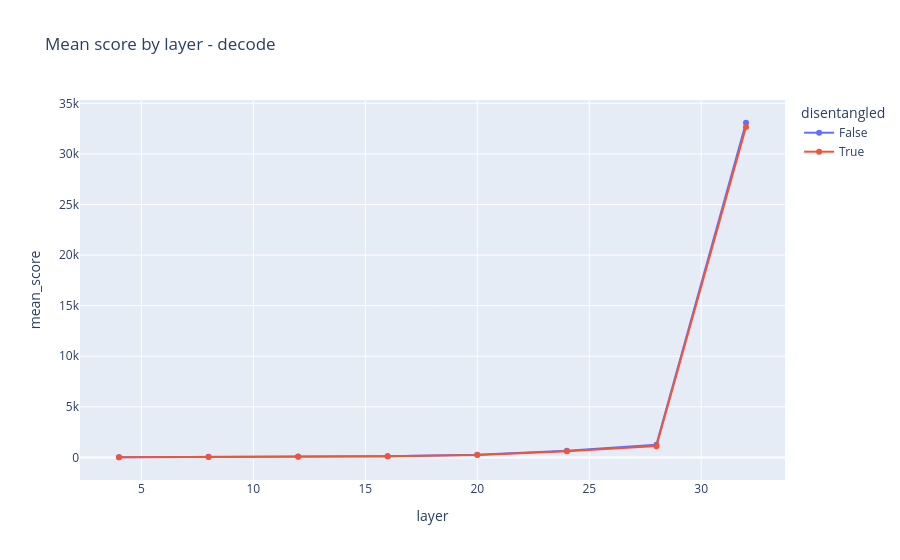
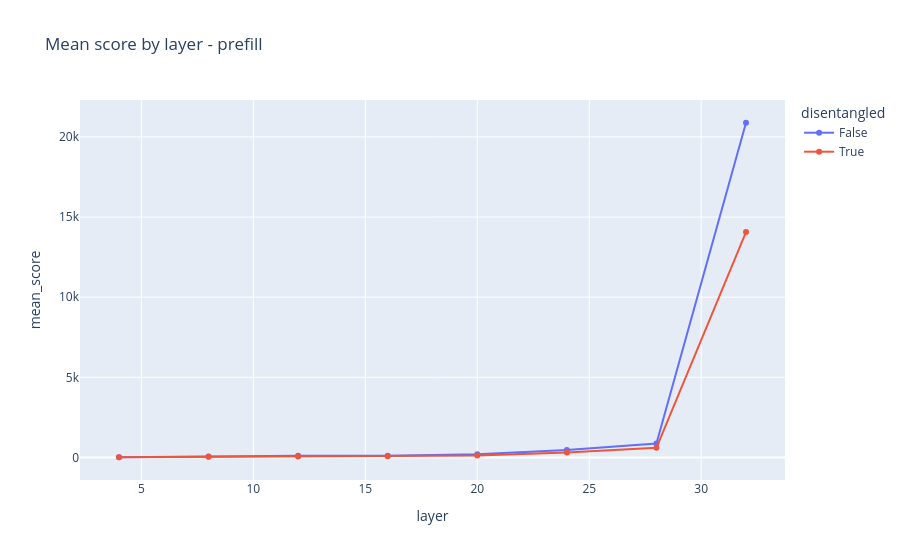

Notebook source saved alongside these figures, in order:
### Code cell
for phase in sorted(df['phase'].unique()):
    sub = df[(df['phase'] == phase) & (~df['is_special_token'])]
    pivot = sub.groupby(['layer', 'disentangled'], as_index=False).agg(mean_score=('score', 'mean'))
    fig = px.line(pivot, x='layer', y='mean_score', color='disentangled', markers=True, title=f'Mean score by layer - {phase}')
    fig.show()

### Figure 1 — Plotly figure (JSON) as saved in the notebook; plotly's stock layout.template omitted (floating-point values rounded to 4 significant figures)
{"data": [{"hovertemplate": "disentangled=False<br>layer=%{x}<br>mean_score=%{y}<extra></extra>", "legendgroup": "False", "line": {"color": "#636efa", "dash": "solid"}, "marker": {"symbol": "circle"}, "mode": "lines+markers", "name": "False", "orientation": "v", "showlegend": true, "type": "scatter", "x": [4, 8, 12, 16, 20, 24, 28, 32], "xaxis": "x", "y": [15.63, 55.01, 77.41, 112.8, 264.1, 667.3, 1263.0, 33080.0], "yaxis": "y"}, {"hovertemplate": "disentangled=True<br>layer=%{x}<br>mean_score=%{y}<extra></extra>", "legendgroup": "True", "line": {"color": "#EF553B", "dash": "solid"}, "marker": {"symbol": "circle"}, "mode": "lines+markers", "name": "True", "orientation": "v", "showlegend": true, "type": "scatter", "x": [4, 8, 12, 16, 20, 24, 28, 32], "xaxis": "x", "y": [17.76, 52.25, 68.07, 104.2, 235.3, 617.7, 1115.0, 32650.0], "yaxis": "y"}], "layout": {"legend": {"title": {"text": "disentangled"}, "tracegroupgap": 0}, "title": {"text": "Mean score by layer - decode"}, "xaxis": {"anchor": "y", "domain": [0, 1], "title": {"text": "layer"}}, "yaxis": {"anchor": "x", "domain": [0, 1], "title": {"text": "mean_score"}}}}

### Figure 2 — Plotly figure (JSON) as saved in the notebook; plotly's stock layout.template omitted (floating-point values rounded to 4 significant figures)
{"data": [{"hovertemplate": "disentangled=False<br>layer=%{x}<br>mean_score=%{y}<extra></extra>", "legendgroup": "False", "line": {"color": "#636efa", "dash": "solid"}, "marker": {"symbol": "circle"}, "mode": "lines+markers", "name": "False", "orientation": "v", "showlegend": true, "type": "scatter", "x": [4, 8, 12, 16, 20, 24, 28, 32], "xaxis": "x", "y": [16.25, 67.71, 100.7, 113.5, 194.0, 470.3, 874.0, 20880.0], "yaxis": "y"}, {"hovertemplate": "disentangled=True<br>layer=%{x}<br>mean_score=%{y}<extra></extra>", "legendgroup": "True", "line": {"color": "#EF553B", "dash": "solid"}, "marker": {"symbol": "circle"}, "mode": "lines+markers", "name": "True", "orientation": "v", "showlegend": true, "type": "scatter", "x": [4, 8, 12, 16, 20, 24, 28, 32], "xaxis": "x", "y": [13.59, 40.68, 55.83, 75.39, 123.3, 310.8, 600.4, 14070.0], "yaxis": "y"}], "layout": {"legend": {"title": {"text": "disentangled"}, "tracegroupgap": 0}, "title": {"text": "Mean score by layer - prefill"}, "xaxis": {"anchor": "y", "domain": [0, 1], "title": {"text": "layer"}}, "yaxis": {"anchor": "x", "domain": [0, 1], "title": {"text": "mean_score"}}}}
